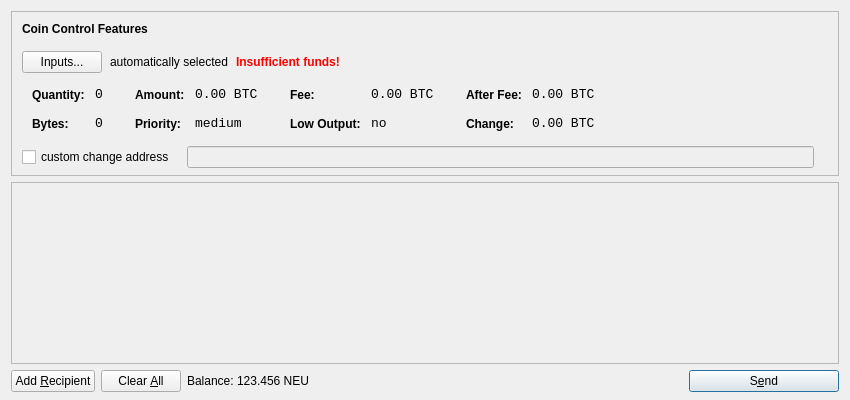
<?xml version="1.0" encoding="UTF-8"?>
<ui version="4.0">
 <class>SendCoinsDialog</class>
 <widget class="QDialog" name="SendCoinsDialog">
  <property name="geometry">
   <rect>
    <x>0</x>
    <y>0</y>
    <width>850</width>
    <height>400</height>
   </rect>
  </property>
  <property name="windowTitle">
   <string>Send Coins</string>
  </property>
  <layout class="QVBoxLayout" name="verticalLayout" stretch="0,1,0">
   <property name="bottomMargin">
    <number>8</number>
   </property>
   <item>
    <widget class="QFrame" name="frameCoinControl">
     <property name="sizePolicy">
      <sizepolicy hsizetype="Expanding" vsizetype="Expanding">
       <horstretch>0</horstretch>
       <verstretch>0</verstretch>
      </sizepolicy>
     </property>
     <property name="maximumSize">
      <size>
       <width>16777215</width>
       <height>16777215</height>
      </size>
     </property>
     <property name="frameShape">
      <enum>QFrame::StyledPanel</enum>
     </property>
     <property name="frameShadow">
      <enum>QFrame::Sunken</enum>
     </property>
     <layout class="QVBoxLayout" name="verticalLayoutCoinControl2">
      <property name="spacing">
       <number>-1</number>
      </property>
      <property name="leftMargin">
       <number>0</number>
      </property>
      <property name="topMargin">
       <number>0</number>
      </property>
      <property name="rightMargin">
       <number>0</number>
      </property>
      <property name="bottomMargin">
       <number>6</number>
      </property>
      <item>
       <layout class="QVBoxLayout" name="verticalLayoutCoinControl" stretch="0,0,0,0,1">
        <property name="spacing">
         <number>0</number>
        </property>
        <property name="leftMargin">
         <number>10</number>
        </property>
        <property name="topMargin">
         <number>10</number>
        </property>
        <item>
         <layout class="QHBoxLayout" name="horizontalLayoutCoinControl1">
          <property name="bottomMargin">
           <number>15</number>
          </property>
          <item>
           <widget class="QLabel" name="labelCoinControlFeatures">
            <property name="sizePolicy">
             <sizepolicy hsizetype="Preferred" vsizetype="Maximum">
              <horstretch>0</horstretch>
              <verstretch>0</verstretch>
             </sizepolicy>
            </property>
            <property name="font">
             <font>
              <weight>75</weight>
              <bold>true</bold>
             </font>
            </property>
            <property name="styleSheet">
             <string notr="true">font-weight:bold;</string>
            </property>
            <property name="text">
             <string>Coin Control Features</string>
            </property>
           </widget>
          </item>
         </layout>
        </item>
        <item>
         <layout class="QHBoxLayout" name="horizontalLayoutCoinControl2" stretch="0,0,0,0">
          <property name="spacing">
           <number>8</number>
          </property>
          <property name="bottomMargin">
           <number>10</number>
          </property>
          <item>
           <widget class="QPushButton" name="pushButtonCoinControl">
            <property name="styleSheet">
             <string notr="true"/>
            </property>
            <property name="text">
             <string>Inputs...</string>
            </property>
           </widget>
          </item>
          <item>
           <widget class="QLabel" name="labelCoinControlAutomaticallySelected">
            <property name="text">
             <string>automatically selected</string>
            </property>
            <property name="margin">
             <number>5</number>
            </property>
           </widget>
          </item>
          <item>
           <widget class="QLabel" name="labelCoinControlInsuffFunds">
            <property name="font">
             <font>
              <weight>75</weight>
              <bold>true</bold>
             </font>
            </property>
            <property name="styleSheet">
             <string notr="true">color:red;font-weight:bold;</string>
            </property>
            <property name="text">
             <string>Insufficient funds!</string>
            </property>
            <property name="margin">
             <number>5</number>
            </property>
           </widget>
          </item>
          <item>
           <spacer name="horizontalSpacerCoinControl">
            <property name="orientation">
             <enum>Qt::Horizontal</enum>
            </property>
            <property name="sizeHint" stdset="0">
             <size>
              <width>40</width>
              <height>1</height>
             </size>
            </property>
           </spacer>
          </item>
         </layout>
        </item>
        <item>
         <widget class="QWidget" name="widgetCoinControl" native="true">
          <property name="sizePolicy">
           <sizepolicy hsizetype="Preferred" vsizetype="Preferred">
            <horstretch>0</horstretch>
            <verstretch>0</verstretch>
           </sizepolicy>
          </property>
          <property name="minimumSize">
           <size>
            <width>0</width>
            <height>0</height>
           </size>
          </property>
          <property name="styleSheet">
           <string notr="true"/>
          </property>
          <layout class="QHBoxLayout" name="horizontalLayoutCoinControl5">
           <property name="margin">
            <number>0</number>
           </property>
           <item>
            <layout class="QHBoxLayout" name="horizontalLayoutCoinControl3" stretch="0,0,0,1">
             <property name="spacing">
              <number>20</number>
             </property>
             <property name="topMargin">
              <number>0</number>
             </property>
             <property name="bottomMargin">
              <number>10</number>
             </property>
             <item>
              <layout class="QFormLayout" name="formLayoutCoinControl1">
               <property name="horizontalSpacing">
                <number>10</number>
               </property>
               <property name="verticalSpacing">
                <number>14</number>
               </property>
               <property name="leftMargin">
                <number>10</number>
               </property>
               <property name="topMargin">
                <number>4</number>
               </property>
               <property name="rightMargin">
                <number>6</number>
               </property>
               <item row="0" column="0">
                <widget class="QLabel" name="labelCoinControlQuantityText">
                 <property name="styleSheet">
                  <string notr="true">font-weight:bold;</string>
                 </property>
                 <property name="text">
                  <string>Quantity:</string>
                 </property>
                 <property name="margin">
                  <number>0</number>
                 </property>
                </widget>
               </item>
               <item row="0" column="1">
                <widget class="QLabel" name="labelCoinControlQuantity">
                 <property name="font">
                  <font>
                   <family>Monospace</family>
                   <pointsize>10</pointsize>
                  </font>
                 </property>
                 <property name="cursor">
                  <cursorShape>IBeamCursor</cursorShape>
                 </property>
                 <property name="contextMenuPolicy">
                  <enum>Qt::ActionsContextMenu</enum>
                 </property>
                 <property name="text">
                  <string notr="true">0</string>
                 </property>
                 <property name="margin">
                  <number>0</number>
                 </property>
                 <property name="textInteractionFlags">
                  <set>Qt::LinksAccessibleByMouse|Qt::TextSelectableByKeyboard|Qt::TextSelectableByMouse</set>
                 </property>
                </widget>
               </item>
               <item row="1" column="0">
                <widget class="QLabel" name="labelCoinControlBytesText">
                 <property name="styleSheet">
                  <string notr="true">font-weight:bold;</string>
                 </property>
                 <property name="text">
                  <string>Bytes:</string>
                 </property>
                </widget>
               </item>
               <item row="1" column="1">
                <widget class="QLabel" name="labelCoinControlBytes">
                 <property name="font">
                  <font>
                   <family>Monospace</family>
                   <pointsize>10</pointsize>
                  </font>
                 </property>
                 <property name="cursor">
                  <cursorShape>IBeamCursor</cursorShape>
                 </property>
                 <property name="contextMenuPolicy">
                  <enum>Qt::ActionsContextMenu</enum>
                 </property>
                 <property name="text">
                  <string notr="true">0</string>
                 </property>
                 <property name="textInteractionFlags">
                  <set>Qt::LinksAccessibleByMouse|Qt::TextSelectableByKeyboard|Qt::TextSelectableByMouse</set>
                 </property>
                </widget>
               </item>
              </layout>
             </item>
             <item>
              <layout class="QFormLayout" name="formLayoutCoinControl2">
               <property name="horizontalSpacing">
                <number>10</number>
               </property>
               <property name="verticalSpacing">
                <number>14</number>
               </property>
               <property name="leftMargin">
                <number>6</number>
               </property>
               <property name="topMargin">
                <number>4</number>
               </property>
               <property name="rightMargin">
                <number>6</number>
               </property>
               <item row="0" column="0">
                <widget class="QLabel" name="labelCoinControlAmountText">
                 <property name="styleSheet">
                  <string notr="true">font-weight:bold;</string>
                 </property>
                 <property name="text">
                  <string>Amount:</string>
                 </property>
                 <property name="margin">
                  <number>0</number>
                 </property>
                </widget>
               </item>
               <item row="0" column="1">
                <widget class="QLabel" name="labelCoinControlAmount">
                 <property name="font">
                  <font>
                   <family>Monospace</family>
                   <pointsize>10</pointsize>
                  </font>
                 </property>
                 <property name="cursor">
                  <cursorShape>IBeamCursor</cursorShape>
                 </property>
                 <property name="contextMenuPolicy">
                  <enum>Qt::ActionsContextMenu</enum>
                 </property>
                 <property name="text">
                  <string notr="true">0.00 BTC</string>
                 </property>
                 <property name="textInteractionFlags">
                  <set>Qt::LinksAccessibleByMouse|Qt::TextSelectableByKeyboard|Qt::TextSelectableByMouse</set>
                 </property>
                </widget>
               </item>
               <item row="1" column="0">
                <widget class="QLabel" name="labelCoinControlPriorityText">
                 <property name="styleSheet">
                  <string notr="true">font-weight:bold;</string>
                 </property>
                 <property name="text">
                  <string>Priority:</string>
                 </property>
                </widget>
               </item>
               <item row="1" column="1">
                <widget class="QLabel" name="labelCoinControlPriority">
                 <property name="font">
                  <font>
                   <family>Monospace</family>
                   <pointsize>10</pointsize>
                  </font>
                 </property>
                 <property name="cursor">
                  <cursorShape>IBeamCursor</cursorShape>
                 </property>
                 <property name="contextMenuPolicy">
                  <enum>Qt::ActionsContextMenu</enum>
                 </property>
                 <property name="text">
                  <string>medium</string>
                 </property>
                 <property name="textInteractionFlags">
                  <set>Qt::LinksAccessibleByMouse|Qt::TextSelectableByKeyboard|Qt::TextSelectableByMouse</set>
                 </property>
                </widget>
               </item>
              </layout>
             </item>
             <item>
              <layout class="QFormLayout" name="formLayoutCoinControl3">
               <property name="horizontalSpacing">
                <number>10</number>
               </property>
               <property name="verticalSpacing">
                <number>14</number>
               </property>
               <property name="leftMargin">
                <number>6</number>
               </property>
               <property name="topMargin">
                <number>4</number>
               </property>
               <property name="rightMargin">
                <number>6</number>
               </property>
               <item row="0" column="0">
                <widget class="QLabel" name="labelCoinControlFeeText">
                 <property name="styleSheet">
                  <string notr="true">font-weight:bold;</string>
                 </property>
                 <property name="text">
                  <string>Fee:</string>
                 </property>
                 <property name="margin">
                  <number>0</number>
                 </property>
                </widget>
               </item>
               <item row="0" column="1">
                <widget class="QLabel" name="labelCoinControlFee">
                 <property name="font">
                  <font>
                   <family>Monospace</family>
                   <pointsize>10</pointsize>
                  </font>
                 </property>
                 <property name="cursor">
                  <cursorShape>IBeamCursor</cursorShape>
                 </property>
                 <property name="contextMenuPolicy">
                  <enum>Qt::ActionsContextMenu</enum>
                 </property>
                 <property name="text">
                  <string notr="true">0.00 BTC</string>
                 </property>
                 <property name="textInteractionFlags">
                  <set>Qt::LinksAccessibleByMouse|Qt::TextSelectableByKeyboard|Qt::TextSelectableByMouse</set>
                 </property>
                </widget>
               </item>
               <item row="1" column="0">
                <widget class="QLabel" name="labelCoinControlLowOutputText">
                 <property name="styleSheet">
                  <string notr="true">font-weight:bold;</string>
                 </property>
                 <property name="text">
                  <string>Low Output:</string>
                 </property>
                </widget>
               </item>
               <item row="1" column="1">
                <widget class="QLabel" name="labelCoinControlLowOutput">
                 <property name="font">
                  <font>
                   <family>Monospace</family>
                   <pointsize>10</pointsize>
                  </font>
                 </property>
                 <property name="cursor">
                  <cursorShape>IBeamCursor</cursorShape>
                 </property>
                 <property name="contextMenuPolicy">
                  <enum>Qt::ActionsContextMenu</enum>
                 </property>
                 <property name="text">
                  <string>no</string>
                 </property>
                 <property name="textInteractionFlags">
                  <set>Qt::LinksAccessibleByMouse|Qt::TextSelectableByKeyboard|Qt::TextSelectableByMouse</set>
                 </property>
                </widget>
               </item>
              </layout>
             </item>
             <item>
              <layout class="QFormLayout" name="formLayoutCoinControl4">
               <property name="horizontalSpacing">
                <number>10</number>
               </property>
               <property name="verticalSpacing">
                <number>14</number>
               </property>
               <property name="leftMargin">
                <number>6</number>
               </property>
               <property name="topMargin">
                <number>4</number>
               </property>
               <property name="rightMargin">
                <number>6</number>
               </property>
               <item row="0" column="0">
                <widget class="QLabel" name="labelCoinControlAfterFeeText">
                 <property name="styleSheet">
                  <string notr="true">font-weight:bold;</string>
                 </property>
                 <property name="text">
                  <string>After Fee:</string>
                 </property>
                 <property name="margin">
                  <number>0</number>
                 </property>
                </widget>
               </item>
               <item row="0" column="1">
                <widget class="QLabel" name="labelCoinControlAfterFee">
                 <property name="font">
                  <font>
                   <family>Monospace</family>
                   <pointsize>10</pointsize>
                  </font>
                 </property>
                 <property name="cursor">
                  <cursorShape>IBeamCursor</cursorShape>
                 </property>
                 <property name="contextMenuPolicy">
                  <enum>Qt::ActionsContextMenu</enum>
                 </property>
                 <property name="text">
                  <string notr="true">0.00 BTC</string>
                 </property>
                 <property name="textInteractionFlags">
                  <set>Qt::LinksAccessibleByMouse|Qt::TextSelectableByKeyboard|Qt::TextSelectableByMouse</set>
                 </property>
                </widget>
               </item>
               <item row="1" column="0">
                <widget class="QLabel" name="labelCoinControlChangeText">
                 <property name="styleSheet">
                  <string notr="true">font-weight:bold;</string>
                 </property>
                 <property name="text">
                  <string>Change:</string>
                 </property>
                </widget>
               </item>
               <item row="1" column="1">
                <widget class="QLabel" name="labelCoinControlChange">
                 <property name="font">
                  <font>
                   <family>Monospace</family>
                   <pointsize>10</pointsize>
                  </font>
                 </property>
                 <property name="cursor">
                  <cursorShape>IBeamCursor</cursorShape>
                 </property>
                 <property name="contextMenuPolicy">
                  <enum>Qt::ActionsContextMenu</enum>
                 </property>
                 <property name="text">
                  <string notr="true">0.00 BTC</string>
                 </property>
                 <property name="textInteractionFlags">
                  <set>Qt::LinksAccessibleByMouse|Qt::TextSelectableByKeyboard|Qt::TextSelectableByMouse</set>
                 </property>
                </widget>
               </item>
              </layout>
             </item>
            </layout>
           </item>
          </layout>
         </widget>
        </item>
        <item>
         <layout class="QHBoxLayout" name="horizontalLayoutCoinControl4" stretch="0,0,0">
          <property name="spacing">
           <number>12</number>
          </property>
          <property name="sizeConstraint">
           <enum>QLayout::SetDefaultConstraint</enum>
          </property>
          <property name="topMargin">
           <number>5</number>
          </property>
          <property name="rightMargin">
           <number>5</number>
          </property>
          <item>
           <widget class="QCheckBox" name="checkBoxCoinControlChange">
            <property name="text">
             <string>custom change address</string>
            </property>
           </widget>
          </item>
          <item>
           <widget class="QLineEdit" name="lineEditCoinControlChange">
            <property name="enabled">
             <bool>false</bool>
            </property>
            <property name="sizePolicy">
             <sizepolicy hsizetype="Expanding" vsizetype="Fixed">
              <horstretch>0</horstretch>
              <verstretch>0</verstretch>
             </sizepolicy>
            </property>
           </widget>
          </item>
          <item>
           <widget class="QLabel" name="labelCoinControlChangeLabel">
            <property name="sizePolicy">
             <sizepolicy hsizetype="Preferred" vsizetype="Expanding">
              <horstretch>0</horstretch>
              <verstretch>0</verstretch>
             </sizepolicy>
            </property>
            <property name="minimumSize">
             <size>
              <width>0</width>
              <height>0</height>
             </size>
            </property>
            <property name="text">
             <string/>
            </property>
            <property name="margin">
             <number>3</number>
            </property>
           </widget>
          </item>
         </layout>
        </item>
        <item>
         <spacer name="verticalSpacerCoinControl">
          <property name="orientation">
           <enum>Qt::Vertical</enum>
          </property>
          <property name="sizeHint" stdset="0">
           <size>
            <width>800</width>
            <height>1</height>
           </size>
          </property>
         </spacer>
        </item>
       </layout>
      </item>
     </layout>
    </widget>
   </item>
   <item>
    <widget class="QScrollArea" name="scrollArea">
     <property name="widgetResizable">
      <bool>true</bool>
     </property>
     <widget class="QWidget" name="scrollAreaWidgetContents">
      <property name="geometry">
       <rect>
        <x>0</x>
        <y>0</y>
        <width>830</width>
        <height>165</height>
       </rect>
      </property>
      <layout class="QVBoxLayout" name="verticalLayout_2">
       <property name="margin">
        <number>0</number>
       </property>
       <item>
        <layout class="QVBoxLayout" name="entries">
         <property name="spacing">
          <number>6</number>
         </property>
        </layout>
       </item>
       <item>
        <spacer name="verticalSpacer">
         <property name="orientation">
          <enum>Qt::Vertical</enum>
         </property>
         <property name="sizeHint" stdset="0">
          <size>
           <width>20</width>
           <height>40</height>
          </size>
         </property>
        </spacer>
       </item>
      </layout>
     </widget>
    </widget>
   </item>
   <item>
    <layout class="QHBoxLayout" name="horizontalLayout">
     <item>
      <widget class="QPushButton" name="addButton">
       <property name="toolTip">
        <string>Send to multiple recipients at once</string>
       </property>
       <property name="text">
        <string>Add &amp;Recipient</string>
       </property>
       <property name="icon">
        <iconset resource="../bitcoin.qrc">
         <normaloff>:/icons/add</normaloff>:/icons/add</iconset>
       </property>
       <property name="autoDefault">
        <bool>false</bool>
       </property>
      </widget>
     </item>
     <item>
      <widget class="QPushButton" name="clearButton">
       <property name="sizePolicy">
        <sizepolicy hsizetype="Minimum" vsizetype="Fixed">
         <horstretch>0</horstretch>
         <verstretch>0</verstretch>
        </sizepolicy>
       </property>
       <property name="toolTip">
        <string>Remove all transaction fields</string>
       </property>
       <property name="text">
        <string>Clear &amp;All</string>
       </property>
       <property name="icon">
        <iconset resource="../bitcoin.qrc">
         <normaloff>:/icons/remove</normaloff>:/icons/remove</iconset>
       </property>
       <property name="autoRepeatDelay">
        <number>300</number>
       </property>
       <property name="autoDefault">
        <bool>false</bool>
       </property>
      </widget>
     </item>
     <item>
      <layout class="QHBoxLayout" name="horizontalLayout_2">
       <property name="spacing">
        <number>3</number>
       </property>
       <item>
        <widget class="QLabel" name="label">
         <property name="text">
          <string>Balance:</string>
         </property>
        </widget>
       </item>
       <item>
        <widget class="QLabel" name="labelBalance">
         <property name="cursor">
          <cursorShape>IBeamCursor</cursorShape>
         </property>
         <property name="text">
          <string>123.456 NEU</string>
         </property>
         <property name="textInteractionFlags">
          <set>Qt::LinksAccessibleByMouse|Qt::TextSelectableByKeyboard|Qt::TextSelectableByMouse</set>
         </property>
        </widget>
       </item>
      </layout>
     </item>
     <item>
      <spacer name="horizontalSpacer">
       <property name="orientation">
        <enum>Qt::Horizontal</enum>
       </property>
       <property name="sizeHint" stdset="0">
        <size>
         <width>40</width>
         <height>20</height>
        </size>
       </property>
      </spacer>
     </item>
     <item>
      <widget class="QPushButton" name="sendButton">
       <property name="minimumSize">
        <size>
         <width>150</width>
         <height>0</height>
        </size>
       </property>
       <property name="toolTip">
        <string>Confirm the send action</string>
       </property>
       <property name="text">
        <string>S&amp;end</string>
       </property>
       <property name="icon">
        <iconset resource="../bitcoin.qrc">
         <normaloff>:/icons/send</normaloff>:/icons/send</iconset>
       </property>
       <property name="default">
        <bool>true</bool>
       </property>
      </widget>
     </item>
    </layout>
   </item>
  </layout>
 </widget>
 <resources>
  <include location="../bitcoin.qrc"/>
 </resources>
 <connections/>
</ui>
